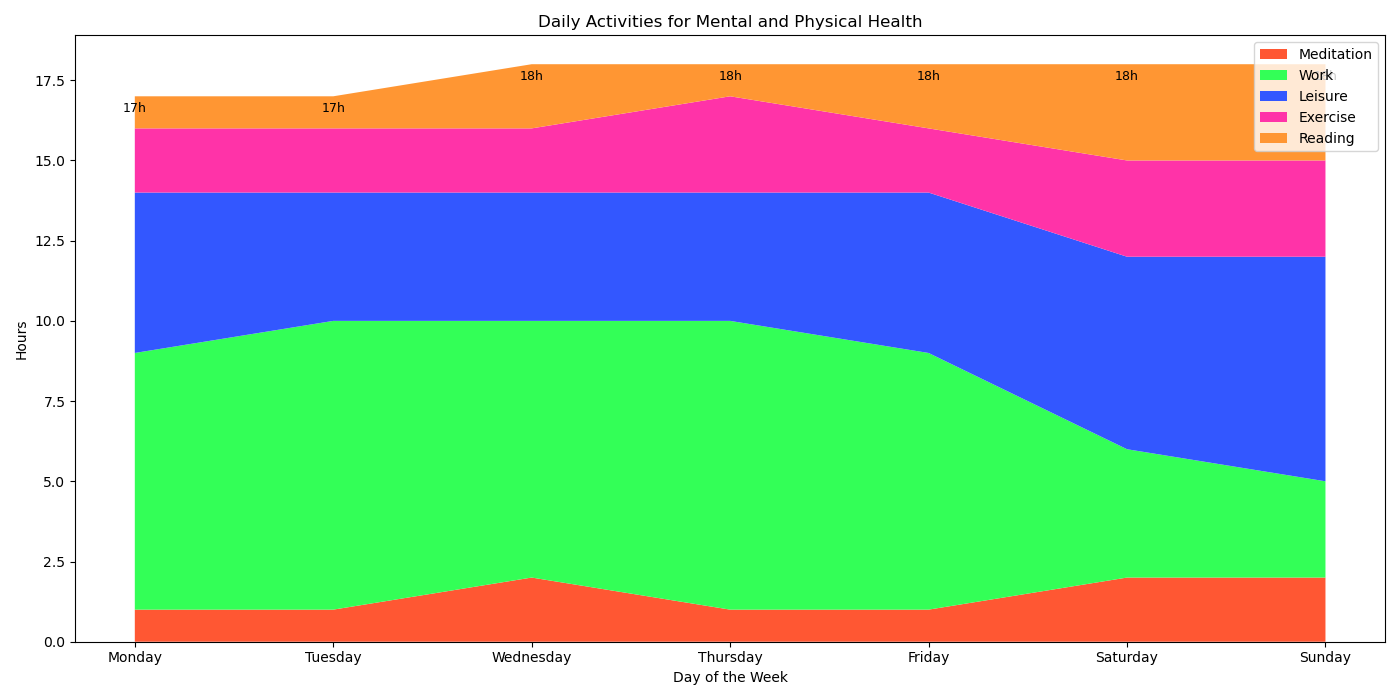

Source code (Python):

import matplotlib.pyplot as plt
import pandas as pd

data = {
    'Day': ['Monday', 'Tuesday', 'Wednesday', 'Thursday', 'Friday', 'Saturday', 'Sunday'],
    'Meditation': [1, 1, 2, 1, 1, 2, 2],
    'Work': [8, 9, 8, 9, 8, 4, 3],
    'Leisure': [5, 4, 4, 4, 5, 6, 7],
    'Exercise': [2, 2, 2, 3, 2, 3, 3],
    'Reading': [1, 1, 2, 1, 2, 3, 3]
}
df = pd.DataFrame(data)
df.set_index('Day', inplace=True)

plt.figure(figsize=(14, 7))
plt.stackplot(df.index, df['Meditation'], df['Work'], df['Leisure'], df['Exercise'], df['Reading'], 
              colors=['#FF5733', '#33FF57', '#3357FF', '#FF33A8', '#FF9633'])

plt.xlabel('Day of the Week')
plt.ylabel('Hours')
plt.title('Daily Activities for Mental and Physical Health')

for i, day in enumerate(df.index):
    plt.text(i, df.loc[day].sum() - 0.5, f"{df.loc[day].sum()}h", ha='center', fontsize=9)

plt.legend(['Meditation', 'Work', 'Leisure', 'Exercise', 'Reading'], loc='upper right')
plt.tight_layout()

plt.show()
